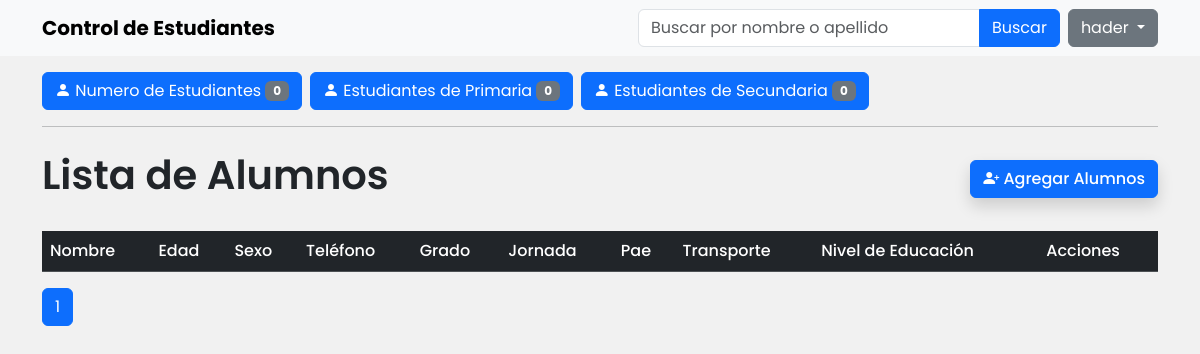
Page //api (signed in) on the earlier database version.
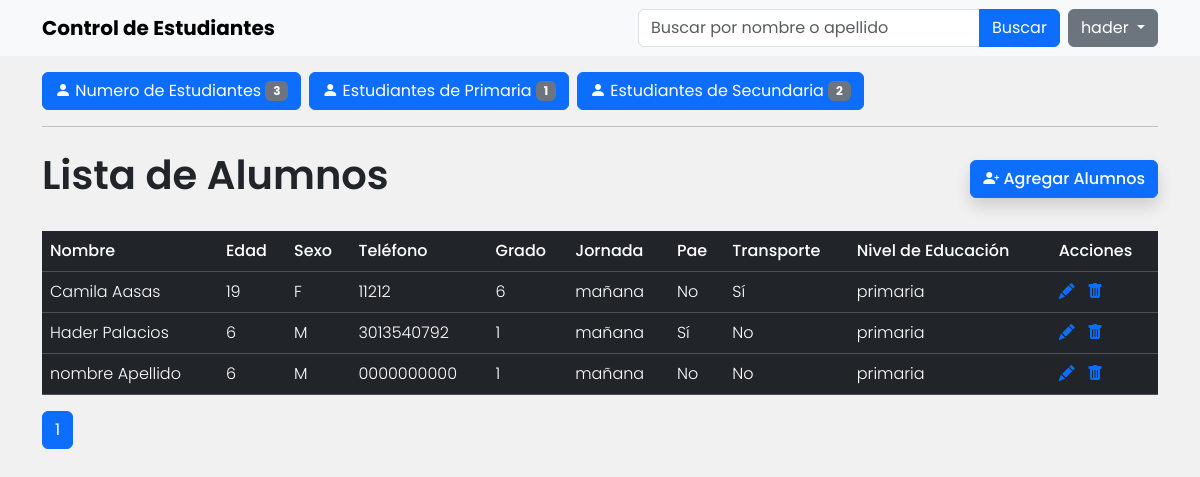
Same page on the later database version.
### Apps/Alumno/models.py (models this page shows, shortened)
class Alumno(models.Model):
    _nombre = models.CharField(max_length=150, blank=False)
    _apellido = models.CharField(max_length=150, blank=False)
    _edad = models.IntegerField(blank=False)
    _sexo = models.CharField(
        max_length=1,
        choices=[("M", "Masculino"), ("F", "Femenino")],
        blank=False,
    )
    _telefono = models.CharField(max_length=10, blank=True)
    _grado = models.CharField(
        max_length=10,
        blank=True,
        choices=[("1", "Primero"), ("2", "Segundo"), ("3", "Tercero"), ("4", "Cuarto"), ("5", "Quinto"), ("6", "Sexto"), ("7", "Séptimo"), ("8", "Octavo"), ("9", "Noveno"), ("10", "Décimo"), ("11", "Undécimo")],
    )
    _jornada = models.CharField(
        max_length=10,
        choices=[("mañana", "Mañana"), ("tarde", "Tarde")],
        blank=True,
    )
    _pae = models.BooleanField(default=False)
    _transporte = models.BooleanField(default=False)
    class Meta:
        abstract = True
    @property
    def nombre(self):
        return self._nombre
    @property
    def apellido(self):
        return self._apellido
    @property
    def edad(self):
        return self._edad
    @property
    def sexo(self):
        return self._sexo
    @property
    def telefono(self):
        return self._telefono
    @property
    def grado(self):
        return self._grado
    @property
    def jornada(self):
        return self._jornada
    @property
    def pae(self):
        return self._pae
    @property
    def transporte(self):
        return self._transporte

class EstudiantePrimaria(Alumno):
    etapa = models.CharField(
        max_length=10,
        choices=[("primaria", "Primaria")],
        default="primaria"
    )

class EstudianteSecundaria(Alumno):
    etapa = models.CharField(
        max_length=10,
        choices=[("secundaria", "Secundaria")],
        default="secundaria"
    )
    media = models.BooleanField(
        default=False,
        help_text="Indica si el estudiante está en media académica (grados 10 y 11)"
    )

### Apps/Alumno/templates/Alumno/inicio.html (shortened to what this page needs)
{% extends 'Alumno/base.html' %}
{% block content %}
    <section class="my-3">
        <div class="d-flex gap-2">
            <a type="button" class="btn btn-primary" href="{% url "inicio" %}">
                <i class="bi bi-person-fill"></i> Numero de Estudiantes <span class="badge text-bg-secondary">{{ page_obj.paginator.count }}</span>
            </a>
            <a type="button" class="btn btn-primary" href="{% url "inicio_primaria" %}">
                <i class="bi bi-person-fill"></i> Estudiantes de Primaria <span class="badge text-bg-secondary">{{ estudiantes_primaria.count }}</span>
            </a>
            <a type="button" class="btn btn-primary" href="{% url "inicio_secundaria" %}">
                <i class="bi bi-person-fill"></i> Estudiantes de Secundaria <span class="badge text-bg-secondary">{{ estudiantes_secundaria.count }}</span>
            </a>
        </div>
    </section>
    <hr>
    <div class="d-flex justify-content-between align-items-center my-4">
        <h1 class="fw-semibold">Lista de Alumnos</h1>
        <a class="btn btn-primary shadow fw-medium" href="{% url 'alumno_new' %}"><i class="bi bi-person-plus-fill"></i> Agregar Alumnos</a>
    </div>
    <table class="table table-dark mt-4">
        <thead>
            <tr>
                <th class="fw-medium">Nombre</th>
                <th class="fw-medium">Edad</th>
                <th class="fw-medium">Sexo</th>
                <th class="fw-medium">Teléfono</th>
                <th class="fw-medium">Grado</th>
                <th class="fw-medium">Jornada</th>
                <th class="fw-medium">Pae</th>
                <th class="fw-medium">Transporte</th>
                <th class="fw-medium">Nivel de Educación</th>
                <th class="fw-medium">Acciones</th>
            </tr>
        </thead>
        <tbody>
            {% for alumno in page_obj %}
                <tr>
                    <td class="fw-light">{{ alumno.nombre }} {{ alumno.apellido }}</td>
                    <td class="fw-light">{{ alumno.edad }}</td>
                    <td class="fw-light">{{ alumno.sexo }}</td>
                    <td class="fw-light">{{ alumno.telefono }}</td>
                    <td class="fw-light">{{ alumno.grado }}</td>
                    <td class="fw-light">{{ alumno.jornada }}</td>
                    <td class="fw-light">{{ alumno.pae|yesno:"Sí,No"  }}</td>
                    <td class="fw-light">{{ alumno.transporte|yesno:"Sí,No" }}</td>
                    <td class="fw-light">{{ alumno.etapa }}</td>
                    <td>
                        <a href="{% url 'alumno_update' alumno.id %}" class="me-2" aria-label="Editar"><i class="bi bi-pencil-fill"></i></a>
                        <a class="" data-bs-toggle="modal" data-bs-target="#ModalDelete" data-id="{{ alumno.id }}" role="button" aria-label="Borrar"><i class="bi bi-trash-fill"></i></a>
                    </td>
                </tr>
            {% endfor %}
        </tbody>
    </table>
    <nav aria-label="Page navigation example">
        <ul class="pagination">
            <li class="page-item active"><a class="page-link" href="#">{{ page_obj.number }}</a></li>
        </ul>
    </nav>
{% endblock %}

Differences in the rows shown:
added EstudiantePrimaria: nombre "Camila", apellido "Aasas", edad "19", sexo "F", telefono "11212", grado "6", jornada "mañana", pae "No", transporte "Sí", etapa "primaria"
added EstudianteSecundaria: nombre "Hader", apellido "Palacios", edad "6", sexo "M", telefono "3013540792", grado "1", jornada "mañana", pae "Sí", transporte "No", etapa "primaria"
added EstudianteSecundaria: nombre "nombre", apellido "Apellido", edad "6", sexo "M", telefono "0000000000", grado "1", jornada "mañana", pae "No", transporte "No", etapa "primaria"
Other differences:
{{ page_obj.paginator.count }}: "0" → "3"
{{ estudiantes_primaria.count }}: "0" → "1"
{{ estudiantes_secundaria.count }}: "0" → "2"
